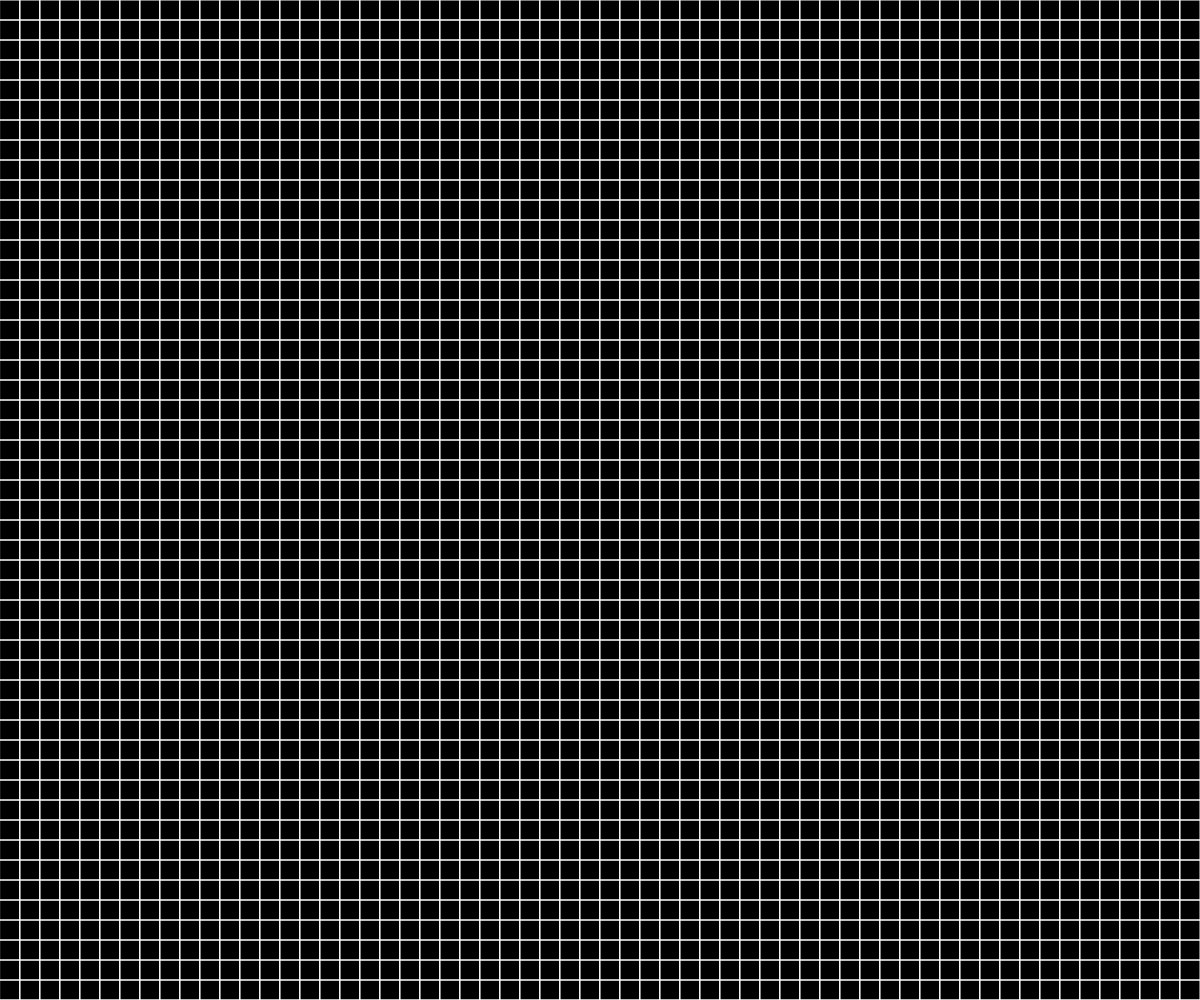
Frame 1 (no input)
Frame 60 (no input): identical to frame 1, image omitted
Frame 120 (the mouse pressed at the canvas centre since frame 60): identical to frame 1, image omitted

The p5.js sketch that drew this single still picture (run headless with seeded random() and noise() and a simulated clock; from frame 60 on, the mouse is pressed at the canvas centre):

// p5.js sketch
// ── sketch.js
let grid = 20; // in pixels

// Code placed in setup() will run once at the beginning
function setup() {
  // Create a new canvas to match the browser size
  createCanvas(windowWidth, windowHeight);

  // Fill in the background
  background('Black');
}

// ------------------------------------------------------------------
// On window resize, update the canvas size
function windowResized() {
  resizeCanvas(windowWidth, windowHeight);
}

// ------------------------------------------------------------------
// Main render loop - code placed in draw() will repeat over and over
function draw() {

  background('black');

  stroke(255);
  noFill();

  for (let x = 0; x < width; x += grid) {
    for (let y = 0; y < width; y += grid) {

      rect(x, y, grid, grid);

    }
  }

}
